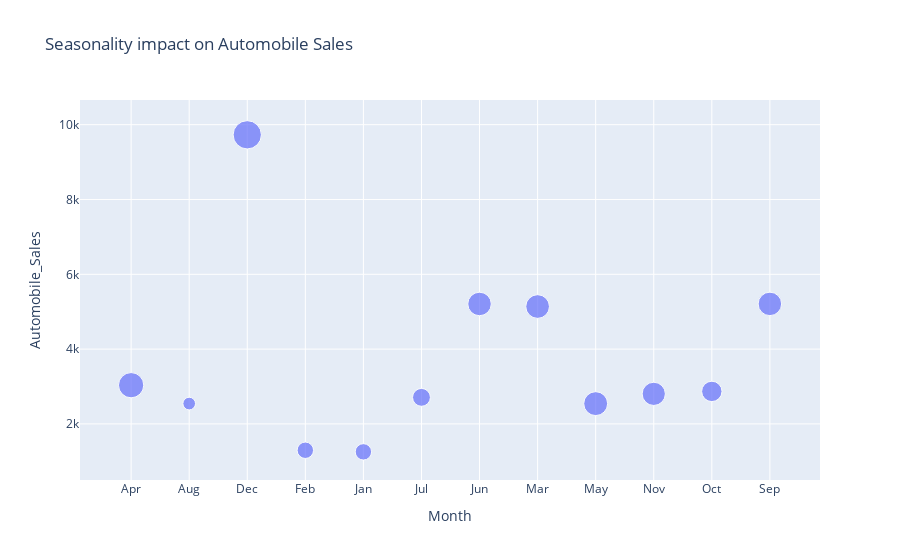

The cell this chart's notebook holds for it:
### Code cell
gdp_non_rec = df[df['Recession']==0].groupby('Month')[['Automobile_Sales', 'Seasonality_Weight']].mean().reset_index()

px.scatter(gdp_non_rec, x='Month', y='Automobile_Sales', size='Seasonality_Weight', title='Seasonality impact on Automobile Sales')

### Figure 1 — Plotly figure (JSON) as saved in the notebook; plotly's stock layout.template omitted (floating-point values rounded to 4 significant figures)
{"data": [{"hovertemplate": "Month=%{x}<br>Automobile_Sales=%{y}<br>Seasonality_Weight=%{marker.size}<extra></extra>", "legendgroup": "", "marker": {"color": "#636efa", "size": [1.0, 0.25, 1.253, 0.4222, 0.42, 0.5, 0.8655, 0.8788, 0.8955, 0.8446, 0.6495, 0.8624], "sizemode": "area", "sizeref": 0.003133, "symbol": "circle"}, "mode": "markers", "name": "", "orientation": "v", "showlegend": false, "type": "scatter", "x": ["Apr", "Aug", "Dec", "Feb", "Jan", "Jul", "Jun", "Mar", "May", "Nov", "Oct", "Sep"], "xaxis": "x", "y": [3036.0, 2544.0, 9729.0, 1296.0, 1254.0, 2711.0, 5207.0, 5139.0, 2543.0, 2804.0, 2869.0, 5209.0], "yaxis": "y"}], "layout": {"legend": {"itemsizing": "constant", "tracegroupgap": 0}, "title": {"text": "Seasonality impact on Automobile Sales"}, "xaxis": {"anchor": "y", "domain": [0, 1], "title": {"text": "Month"}}, "yaxis": {"anchor": "x", "domain": [0, 1], "title": {"text": "Automobile_Sales"}}}}
